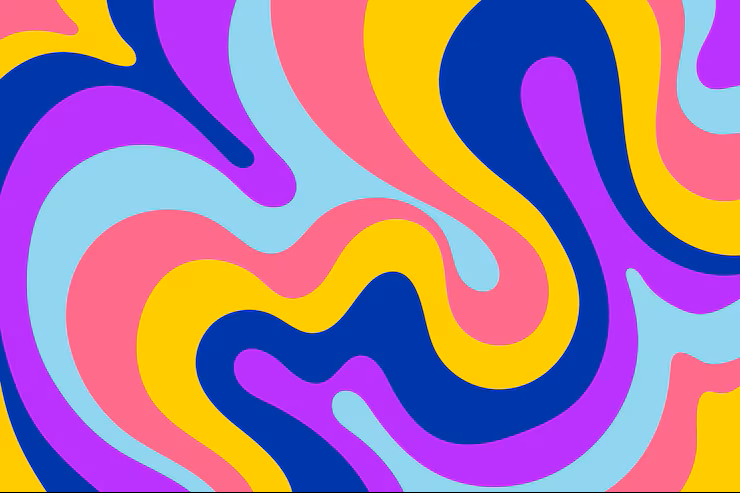
#> input picture images/cores.png, 740 x 493 px
$ python separacao_canais_cores.py
#> lines starting #> are read from the running program, lines starting #| are printed output that depends on the picture
"""
Visão Computacional — Separação de Canais de Cor
Separa os canais B, G, R da imagem e exibe cada um individualmente.
"""

import os
import cv2
import matplotlib.pyplot as plt
import numpy as np

PATH = os.path.normpath(os.path.join(os.path.dirname(__file__), '../images/cores.png'))

# ── Carregamento ──────────────────────────────────────────────────────────────
imagem_bgr = cv2.imread(PATH)
#> imagem_bgr is the input picture: shape (493, 740, 3); mean B, G, R 159.1, 121.2, 165.2
if imagem_bgr is None:
    raise FileNotFoundError(f'Imagem não encontrada: {PATH}')

imagem_rgb = cv2.cvtColor(imagem_bgr, cv2.COLOR_BGR2RGB)

# ── Separação dos canais BGR ──────────────────────────────────────────────────
# cv2.split(): separa a imagem BGR em 3 arrays de 1 canal cada (shape: H×W)
# b=azul (canal 0), g=verde (canal 1), r=vermelho (canal 2)
b, g, r = cv2.split(imagem_bgr)
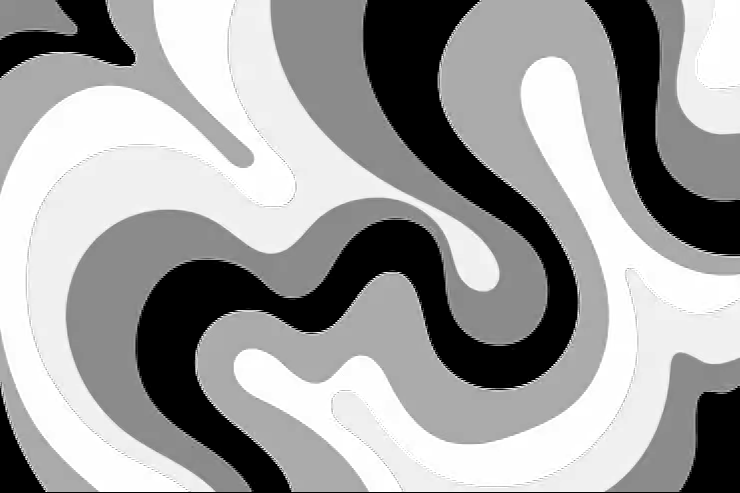
#> b: shape (493, 740); min 0, max 255, mean 159.1
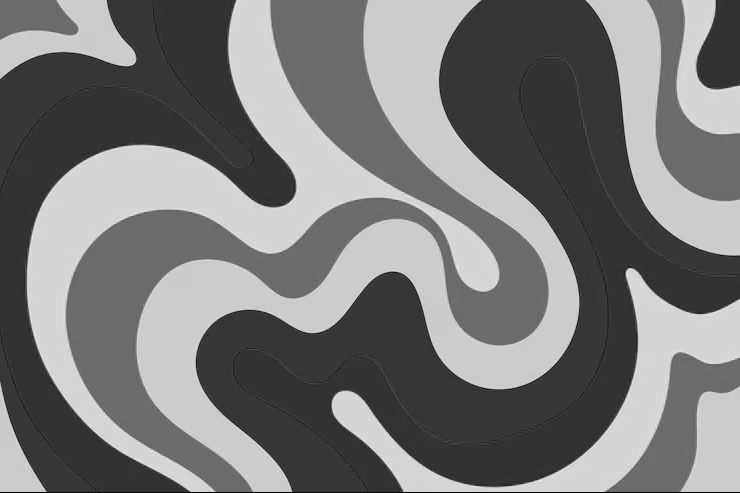
#> g: shape (493, 740); min 0, max 236, mean 121.2
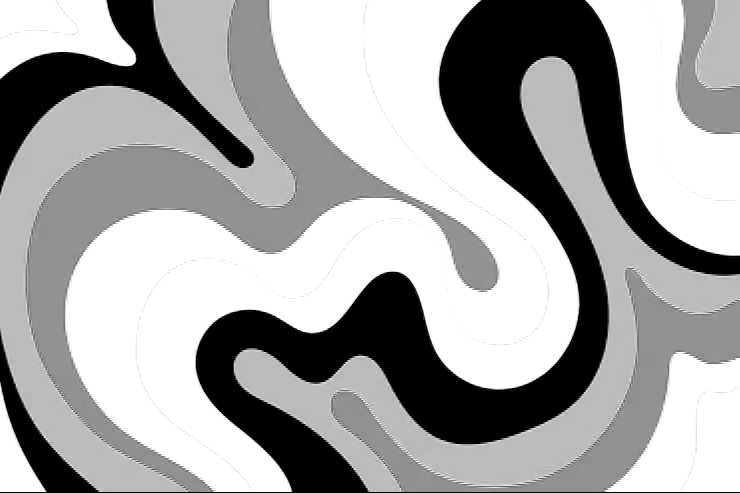
#> r: shape (493, 740); min 0, max 255, mean 165.2

# Reconstruir cada canal como imagem colorida (para visualização intuitiva)
# np.zeros_like(b): array de zeros com mesmo shape e dtype que b (8 bits)
# cv2.merge([b, zeros, zeros]): imagem BGR onde apenas o azul tem valor real
# → pixels aparecem na cor azul com intensidade proporcional ao valor do canal B
zeros   = np.zeros_like(b)
canal_b = cv2.merge([b, zeros, zeros])   # somente azul
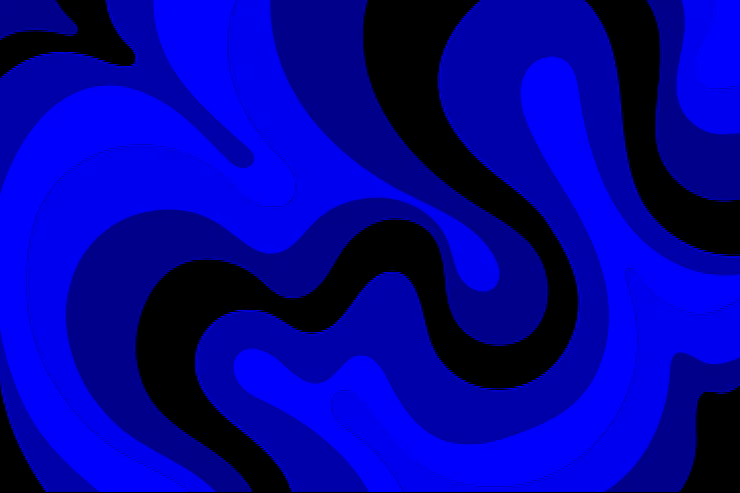
#> canal_b: shape (493, 740, 3); mean of channels 0, 1, 2 159.1, 0, 0; drawn as B, G, R
canal_g = cv2.merge([zeros, g, zeros])   # somente verde
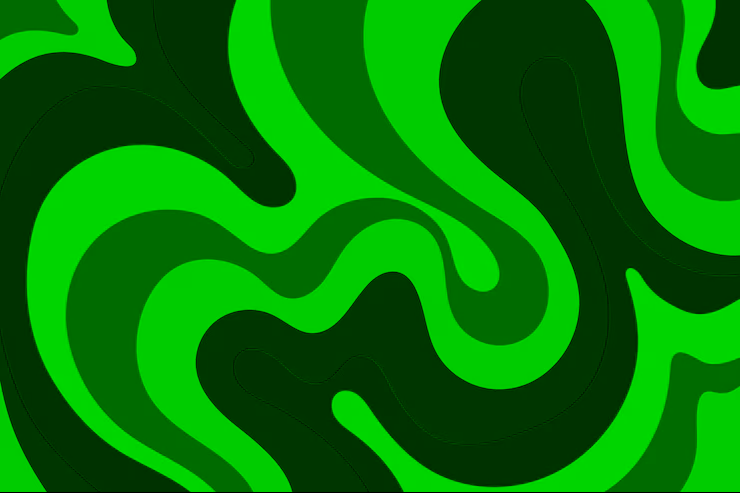
#> canal_g: shape (493, 740, 3); mean of channels 0, 1, 2 0, 121.2, 0; drawn as B, G, R
canal_r = cv2.merge([zeros, zeros, r])   # somente vermelho
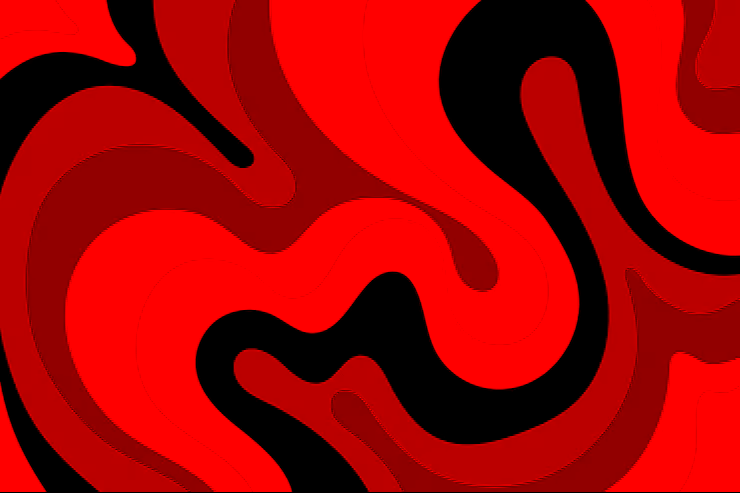
#> canal_r: shape (493, 740, 3); mean of channels 0, 1, 2 0, 0, 165.2; drawn as B, G, R

# ── Exibição ──────────────────────────────────────────────────────────────────
fig, axes = plt.subplots(2, 2, figsize=(12, 10))
fig.suptitle('Separação dos Canais de Cor (BGR)', fontsize=13)

axes[0, 0].imshow(imagem_rgb)
axes[0, 0].set_title('Imagem Original (RGB)'); axes[0, 0].axis('off')

axes[0, 1].imshow(cv2.cvtColor(canal_b, cv2.COLOR_BGR2RGB))
axes[0, 1].set_title('Canal B — Azul'); axes[0, 1].axis('off')

axes[1, 0].imshow(cv2.cvtColor(canal_g, cv2.COLOR_BGR2RGB))
axes[1, 0].set_title('Canal G — Verde'); axes[1, 0].axis('off')

axes[1, 1].imshow(cv2.cvtColor(canal_r, cv2.COLOR_BGR2RGB))
axes[1, 1].set_title('Canal R — Vermelho'); axes[1, 1].axis('off')

plt.tight_layout()
plt.show()
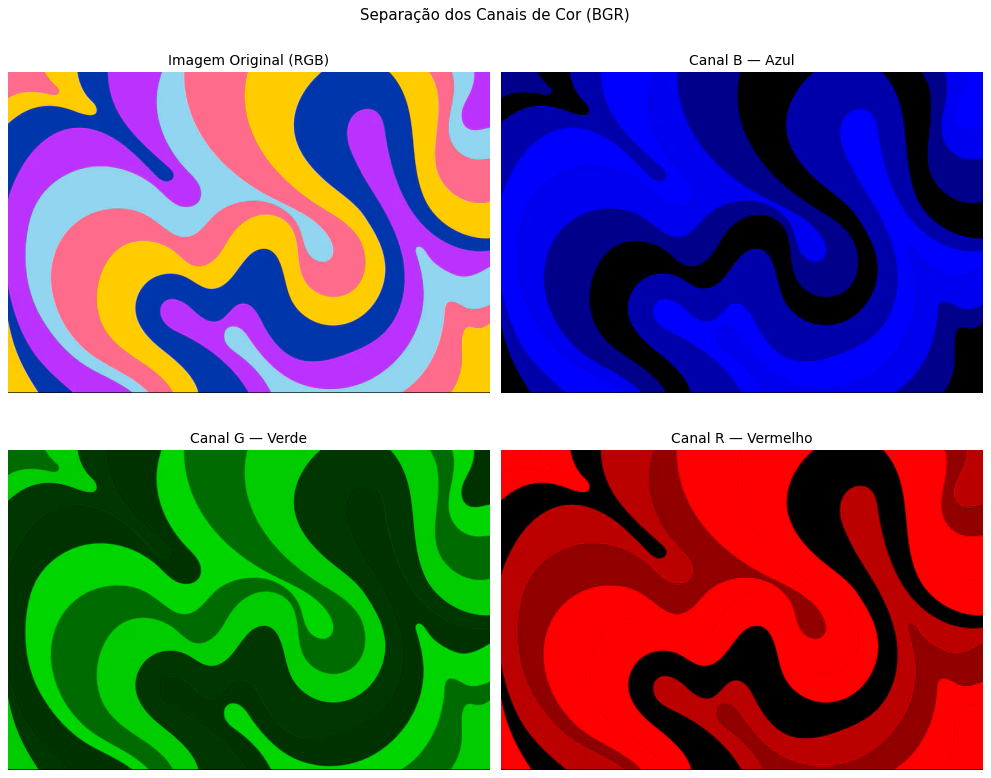
#> figure drawn by matplotlib, 4 panels
